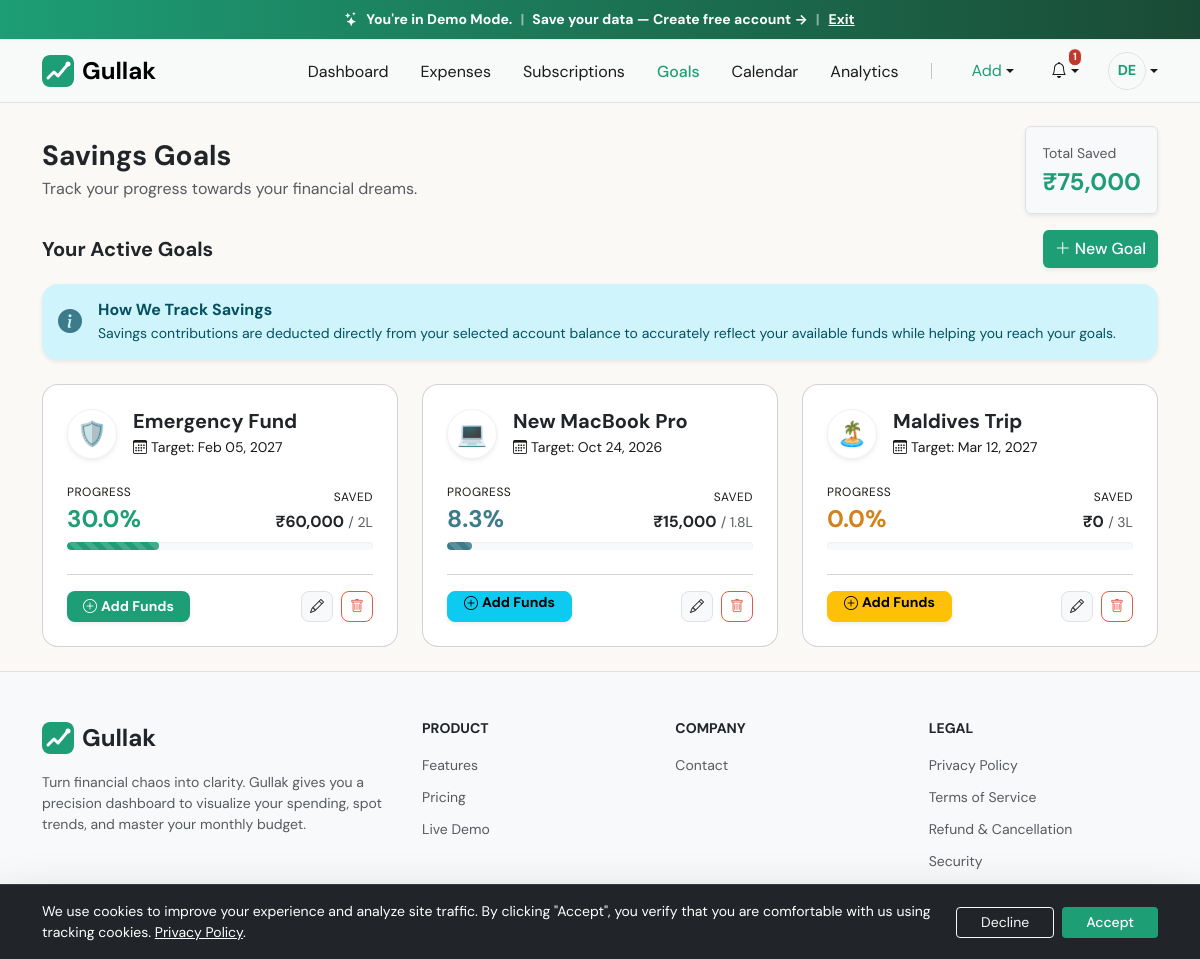
/goals/ (signed in), run on the app's committed database.
### expenses/models.py (models this page shows, shortened)
class UserProfile(models.Model):
    LANGUAGE_CHOICES = [
        ('en', 'English'),
        ('hi', 'Hindi'),
        ('mr', 'Marathi'),
    ]
    user = models.OneToOneField(User, on_delete=models.CASCADE, related_name='profile')
    currency = models.CharField(max_length=5, choices=CURRENCY_CHOICES, default='₹')
    language = models.CharField(max_length=5, choices=LANGUAGE_CHOICES, default='en')
    has_seen_tutorial = models.BooleanField(default=False)
    TIER_CHOICES = [
        ('FREE', 'Free'),
        ('PLUS', 'Plus'),
        ('PRO', 'Pro'),
    ]
    tier = models.CharField(max_length=10, choices=TIER_CHOICES, default='FREE')
    subscription_end_date = models.DateTimeField(null=True, blank=True)
    is_lifetime = models.BooleanField(default=False)
    razorpay_order_id = models.CharField(max_length=100, blank=True, null=True)
    razorpay_subscription_id = models.CharField(max_length=100, blank=True, null=True)
    razorpay_customer_id = models.CharField(max_length=100, blank=True, null=True)
    cancel_at_cycle_end = models.BooleanField(default=False)
    has_used_trial = models.BooleanField(default=False)
    last_drip_email_day = models.IntegerField(default=0)
    expiry_reminder_sent = models.BooleanField(default=False)
    @property
    def is_pro(self):
        if self.tier == 'PRO':
            if self.is_lifetime:
                return True
            if not self.subscription_end_date:
                return True
            if self.subscription_end_date > timezone.now():
                return True
        return False
    def can_add_goal(self):
        limit = get_limit(self.active_tier, 'savings_goals')
        if limit == -1: return True
        return self.user.savings_goals.count() < limit
    @property
    def active_tier(self):
        if self.is_pro:
            return 'PRO'
        if self.is_plus:
            return 'PLUS'
        return 'FREE'
    @property
    def has_ai_access(self):
        from finance_tracker.plans import get_limit
        return get_limit(self.active_tier, 'ai_insights')
    @property
    def active_tier_display(self):
        tier = self.active_tier
        return dict(self.TIER_CHOICES).get(tier, 'Free')

class SavingsGoal(models.Model):
    user = models.ForeignKey(User, on_delete=models.CASCADE, related_name='savings_goals')
    name = models.CharField(max_length=255, verbose_name=_('Goal Name'))
    target_amount = models.DecimalField(max_digits=12, decimal_places=2, verbose_name=_('Target Amount'))
    current_amount = models.DecimalField(max_digits=12, decimal_places=2, default=Decimal('0.00'), verbose_name=_('Current Amount'))
    target_date = models.DateField(blank=True, null=True, verbose_name=_('Target Date'))
    icon = models.CharField(max_length=10, default='🎯', verbose_name=_('Icon'))
    color = models.CharField(max_length=20, default='primary', verbose_name=_('Color Theme'))
    is_completed = models.BooleanField(default=False)
    currency = models.CharField(max_length=5, choices=CURRENCY_CHOICES, default='₹', verbose_name=_('Currency'))
    created_at = models.DateTimeField(auto_now_add=True)
    updated_at = models.DateTimeField(auto_now=True)
    @property
    def progress_percentage(self):
        if self.target_amount > 0:
            percentage = (self.current_amount / self.target_amount) * 100
            if percentage > 100:
                return 100
            return round(percentage, 1)
        return 0

### expenses/views/goals.py (the view)
# urls.py: path('goals/', views.SavingsGoalListView.as_view(), name='goal-list'),
class SavingsGoalListView(LoginRequiredMixin, ListView):
    model = SavingsGoal
    template_name = 'expenses/goal_list.html'
    context_object_name = 'ignored'
    def get_queryset(self):
        return SavingsGoal.objects.filter(user=self.request.user).order_by('created_at', 'id')
    def get_context_data(self, **kwargs):
        context = super().get_context_data(**kwargs)
        all_goals = list(self.get_queryset())
        profile = self.request.user.profile
        from finance_tracker.plans import get_limit
        limit = get_limit(profile.active_tier, 'savings_goals')
        if limit == -1: limit = len(all_goals) + 1 # Unused for infinity, but for safety
        for i, goal in enumerate(all_goals):
            goal.is_locked = limit != -1 and i >= limit
        context.update({'goals': all_goals, 'total_saved': round(sum(g.current_amount for g in all_goals), 2), 'can_create_goal': profile.can_add_goal()})
        return context

### templates/expenses/goal_list.html (shortened to what this page needs)
{% extends 'base.html' %}
{% load i18n digit_filters humanize %}
{% block content %}
<div class="fade-in">
    <div class="row align-items-center mb-3">
        <div class="col-md-6 mb-3 mb-md-0">
            <h1 class="h3 fw-bold mb-1">{% trans "Savings Goals" %}</h1>
            <p class="text-muted mb-0">{% trans "Track your progress towards your financial dreams." %}</p>
        </div>
        <div class="col-md-6 text-md-end">
            <div class="bg-body-tertiary p-3 rounded d-inline-block text-start shadow-sm border">
                <p class="text-muted small mb-1">{% trans "Total Saved" %}</p>
                <h4 class="mb-0 fw-bold text-success">{{ user.profile.currency }}{{ total_saved|compact_amount:user.profile.currency|translate_digits }}</h4>
            </div>
        </div>
    </div>
    <div class="d-flex justify-content-between align-items-center mb-3">
        <h5 class="fw-bold mb-0">{% trans "Your Active Goals" %}</h5>
        {% if can_create_goal %}
        <a href="{% url 'goal-create' %}" class="btn btn-primary shadow-sm" onclick="window.showLoader()">
            <i class="bi bi-plus-lg me-1"></i> {% trans "New Goal" %}
        </a>
        {% else %}
        <a href="{% url 'goal-create' %}" class="btn btn-primary shadow-sm disabled" onclick="window.showLoader()">
            <i class="bi bi-plus-lg me-1"></i> {% trans "New Goal" %}
        </a>
        {% endif %}
    </div>
    <div class="alert alert-info border-0 shadow-sm rounded-4 mb-4 d-flex align-items-center" role="alert">
        <i class="bi bi-info-circle-fill fs-4 me-3 text-info"></i>
        <div>
            <h6 class="alert-heading fw-bold mb-1">{% trans "How We Track Savings" %}</h6>
            <p class="mb-0 small">
                {% trans "Savings contributions are deducted directly from your selected account balance to accurately reflect your available funds while helping you reach your goals." %}
            </p>
        </div>
    </div>
    <div class="row g-4">
        {% for goal in goals %}
        <div class="col-12 col-md-6 col-xl-4">
            <div class="card h-100 border-0 shadow-sm hover-elevate transition-all" style="border-radius: 16px;">
                <div class="card-body p-4 position-relative">
                    <div class="d-flex align-items-center mb-4">
                        <div class="me-3 bg-white rounded-circle shadow-sm d-flex align-items-center justify-content-center" style="width: 50px; height: 50px; font-size: 1.5rem; border: 1px solid rgba(0,0,0,0.05);">
                            {{ goal.icon }}
                        </div>
                        <div>
                            <h5 class="fw-bold mb-0 text-truncate text-dark" style="max-width: 200px;">{{ goal.name }}</h5>
                            <p class="text-secondary small mb-0 mt-1 d-flex align-items-center gap-1">
                                {% if goal.target_date %}
                                    <i class="bi bi-calendar3"></i> {% trans "Target:" %} {{ goal.target_date|date:"M d, Y" }}
                                {% else %}
                                    <i class="bi bi-calendar-x"></i> {% trans "No target date" %}
                                {% endif %}
                            </p>
                        </div>
                    </div>
                    <div class="d-flex justify-content-between align-items-end mb-2">
                        <div>
                            <span class="text-secondary small d-block mb-1" style="font-size: 0.75rem; text-transform: uppercase; letter-spacing: 0.5px;">{% trans "Progress" %}</span>
                            <h4 class="fw-bold mb-0 text-{{ goal.color }}">{{ goal.progress_percentage|translate_digits }}%</h4>
                        </div>
                        <div class="text-end">
                            <span class="text-secondary small d-block mb-1" style="font-size: 0.75rem; text-transform: uppercase; letter-spacing: 0.5px;">{% trans "Saved" %}</span>
                            <span class="fw-bold text-dark">{{ goal.currency }}{{ goal.current_amount|compact_amount:goal.currency|translate_digits }}</span>
                            <span class="text-muted small">/ {{ goal.target_amount|compact_amount:goal.currency|translate_digits }}</span>
                        </div>
                    </div>
                    <div class="progress mb-4 bg-light" style="height: 8px; border-radius: 8px; box-shadow: inset 0 1px 2px rgba(0,0,0,0.05);">
                        <div class="progress-bar progress-bar-striped {% if not goal.is_completed %}progress-bar-animated{% endif %} bg-{{ goal.color }}" role="progressbar"
                             style="width: {{ goal.progress_percentage }}%; border-radius: 8px;" aria-valuenow="{{ goal.progress_percentage|stringformat:'f'|translate_digits }}" aria-valuemin="0" aria-valuemax="100">
                        </div>
                    </div>
                    <hr class="text-muted opacity-25 mb-3">
                    <div class="d-flex justify-content-between align-items-center">
                        {% if goal.is_locked %}
                        <div class="d-flex flex-column gap-1">
                            <span class="badge bg-warning text-dark rounded-pill px-2 py-1 small shadow-sm mb-2" style="width: fit-content;">
                                <i class="bi bi-lock-fill me-1"></i> {% trans "Locked (Plan Limit)" %}
                            </span>
                            <a href="{% url 'pricing' %}" class="btn btn-outline-primary btn-sm px-3 fw-bold rounded-3 shadow-sm">
                                <i class="bi bi-arrow-up-circle me-1"></i>{% trans "Upgrade" %}
                            </a>
                        </div>
                        {% else %}
                        <a href="{% url 'goal-detail' goal.pk %}" class="btn btn-{{ goal.color }} btn-sm px-3 fw-bold rounded-3 shadow-sm" onclick="window.showLoader()">
                            <i class="bi bi-plus-circle me-1"></i>{% trans "Add Funds" %}
                        </a>
                        {% endif %}
                        <div class="d-flex gap-2">
                            <a href="{% url 'goal-edit' goal.pk %}" class="btn btn-light btn-sm rounded-3 text-secondary border icon-btn" title="{% trans 'Edit' %}">
                                <i class="bi bi-pencil"></i>
                            </a>
                            <button type="button" class="btn btn-outline-danger btn-sm rounded-3 icon-btn"
                                    data-bs-toggle="modal" data-bs-target="#deleteModal"
                                    data-url="{% url 'goal-delete' goal.pk %}"
                                    data-message="{% blocktrans with name=goal.name %}Are you sure you want to delete the goal '{{ name }}'? The funds will not be affected, but the goal tracking will be removed.{% endblocktrans %}"
                                    title="{% trans 'Delete' %}">
                                <i class="bi bi-trash"></i>
                            </button>
                        </div>
                    </div>
                </div>
            </div>
        </div>
        {% endfor %}
    </div>
</div>
{% endblock %}

### templates/components/navbar.html (shortened to what this page needs)
{% load static i18n %}
<nav class="navbar navbar-expand-lg sticky-top {% if user.is_authenticated %}d-none d-lg-flex{% endif %} {% if is_landing %}navbar-landing{% else %}bg-body-tertiary border-bottom{% endif %}">
    <div class="container">
        <a class="navbar-brand fw-bold d-flex align-items-center gap-2" href="{% if user.is_authenticated %}{% url 'home' %}{% else %}{% url 'landing' %}{% endif %}">
            <img src="{% static 'img/logo.svg' %}" alt="TrackMyRupee" width="32" height="32" class="d-inline-block align-text-top rounded-3">
            <span class="fs-4">Gullak</span>
        </a>
        <div class="collapse navbar-collapse" id="navbarContent">
            <ul class="navbar-nav ms-auto align-items-lg-center gap-lg-3">
                {% if user.is_authenticated %}
                    <li class="nav-item">
                        <a href="{% url 'home' %}" class="nav-link {% if request.resolver_match.url_name == 'home' %}active{% endif %}">
                            {% trans "Dashboard" %}
                        </a>
                    </li>
                    <li class="nav-item">
                        <a href="{% url 'expense-list' %}" class="nav-link {% if 'expense' in request.resolver_match.url_name %}active{% endif %}">
                            {% trans "Expenses" %}
                        </a>
                    </li>
                    <li class="nav-item">
                        <a href="{% url 'recurring-list' %}" class="nav-link {% if 'recurring' in request.resolver_match.url_name %}active{% endif %}">
                            {% trans "Subscriptions" %}
                        </a>
                    </li>
                    <li class="nav-item">
                        <a href="{% url 'goal-list' %}" class="nav-link {% if 'goal' in request.resolver_match.url_name %}active{% endif %}">
                            {% trans "Goals" %}
                        </a>
                    </li>
                    <li class="nav-item">
                        <a href="{% url 'calendar' %}" class="nav-link {% if 'calendar' in request.resolver_match.url_name %}active{% endif %}">
                            {% trans "Calendar" %}
                        </a>
                    </li>
                    <li class="nav-item">
                        <a href="{% url 'analytics' %}" class="nav-link {% if 'analytics' in request.resolver_match.url_name %}active{% endif %}">
                            {% trans "Analytics" %}
                        </a>
                    </li>
                    <li class="nav-item dropdown d-none d-lg-block ms-2">
                        <a class="nav-link dropdown-toggle d-flex align-items-center" href="#" role="button" data-bs-toggle="dropdown" aria-expanded="false">
                            <span class="text-gradient-primary">{% trans "Add" %}</span>
                        </a>
                    </li>
                    <li class="nav-item dropdown d-none d-lg-block ms-2">
                        <a class="nav-link dropdown-toggle no-arrow p-0 d-flex align-items-center justify-content-center position-relative" href="#" role="button" data-bs-toggle="dropdown" aria-expanded="false" style="width: 38px; height: 38px;">
                            <i class="bi bi-bell fs-6"></i>
                            <span class="position-absolute translate-middle badge rounded-pill bg-danger border border-light {% if not has_unread_notifications %}visually-hidden{% endif %}"
                                  id="notification-badge"
                                  style="top: 5px; right: -5px; font-size: 0.65rem; padding: 0.25em 0.4em;">
                                {{ unread_notifications_count }}
                            </span>
                        </a>
                    </li>
                    <li class="nav-item dropdown d-none d-lg-block ms-2">
                        <a class="nav-link dropdown-toggle d-flex align-items-center no-arrow p-0" href="#" role="button" data-bs-toggle="dropdown" aria-expanded="false">
                            <div class="rounded-circle text-primary fw-bold border d-flex align-items-center justify-content-center" style="width: 38px; height: 38px; font-size: 0.9rem;">
                                {% if user.first_name and user.last_name %}
                                    {{ user.first_name|slice:":1" }}{{ user.last_name|slice:":1" }}
                                {% else %}
                                    {{ user.username|slice:":2"|upper }}
                                {% endif %}
                            </div>
                        </a>
                    </li>
                {% endif %}
            </ul>
        </div>
    </div>
</nav>

### data on the page
SavingsGoal: icon "🛡️", name "Emergency Fund", target_date "Feb 05, 2027", progress_percentage|translate_digits "30.0", currency "₹", current_amount|compact_amount "60,000", target_amount|compact_amount "2L", is_completed False (drawn)
SavingsGoal: icon "💻", name "New MacBook Pro", target_date "Oct 24, 2026", progress_percentage|translate_digits "8.3", currency "₹", current_amount|compact_amount "15,000", target_amount|compact_amount "1.8L", is_completed False (drawn)
SavingsGoal: icon "🏝️", name "Maldives Trip", target_date "Mar 12, 2027", progress_percentage|translate_digits "0.0", currency "₹", current_amount|compact_amount "0", target_amount|compact_amount "3L"

### other printed values
{{ unread_notifications_count }} "1"
{{ user.username|slice:":2"|upper }} "DE"
{{ user.profile.currency }} "₹"
{{ total_saved|compact_amount:user.profile.currency|translate_digits }} "75,000"
